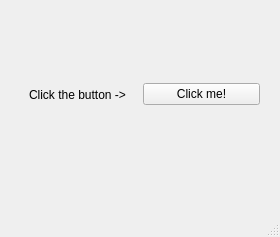
<?xml version="1.0" encoding="UTF-8"?>
<ui version="4.0">
 <class>NBLM</class>
 <widget class="QMainWindow" name="NBLM">
  <property name="geometry">
   <rect>
    <x>0</x>
    <y>0</y>
    <width>280</width>
    <height>237</height>
   </rect>
  </property>
  <property name="windowTitle">
   <string>NBLM</string>
  </property>
  <widget class="QWidget" name="centralwidget">
   <widget class="QWidget" name="horizontalLayoutWidget">
    <property name="geometry">
     <rect>
      <x>19</x>
      <y>-1</y>
      <width>241</width>
      <height>191</height>
     </rect>
    </property>
    <layout class="QHBoxLayout" name="horizontalLayout">
     <item alignment="Qt::AlignHCenter">
      <widget class="QLabel" name="label">
       <property name="text">
        <string>Click the button -&gt;</string>
       </property>
      </widget>
     </item>
     <item>
      <widget class="QPushButton" name="helloWorldPushButton">
       <property name="toolTip">
        <string>&lt;html&gt;&lt;head/&gt;&lt;body&gt;&lt;p&gt;CLICK ME&lt;/p&gt;&lt;/body&gt;&lt;/html&gt;</string>
       </property>
       <property name="text">
        <string>Click me!</string>
       </property>
      </widget>
     </item>
    </layout>
   </widget>
  </widget>
  <widget class="QMenuBar" name="menubar">
   <property name="geometry">
    <rect>
     <x>0</x>
     <y>0</y>
     <width>280</width>
     <height>20</height>
    </rect>
   </property>
  </widget>
  <widget class="QStatusBar" name="statusbar"/>
 </widget>
 <resources/>
 <connections/>
</ui>
